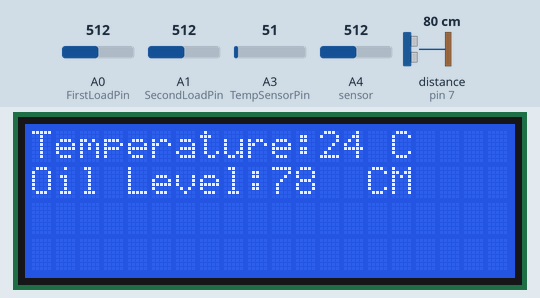
The sketch below on a simulated Arduino Uno, built with avr-gcc and run on an emulated ATmega328P. On the bench: 20×4 character LCD. Wiring (inferred from the names in the program): ultrasonic range finder: trigger pin 8; echo pin 7. Inputs (shaded band) come from the test bench; at power-on: A3 (TempSensorPin) = 51, A4 (sensor) = 512, A0 (FirstLoadPin) = 512, A1 (SecondLoadPin) = 512, distance to the obstacle (sensor on pin 7) 80 cm. The echo pulse lasts 58.3 µs per cm; the modem accepts every AT command (registered, SIM ready, sends succeed) and sends nothing else; what the sketch prints to the serial monitor is not drawn.

Above: at 1.8 s.
1.9 s: A3 (TempSensorPin) set to 145
At 4.0 s:
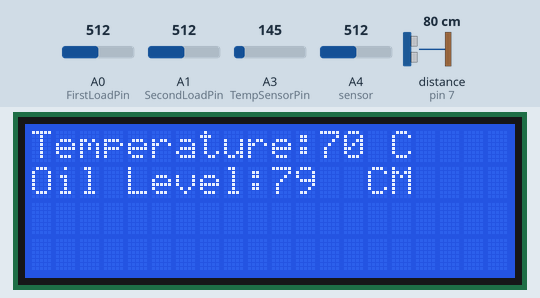
5.9 s: A3 (TempSensorPin) set to 169
At 8.91 s:
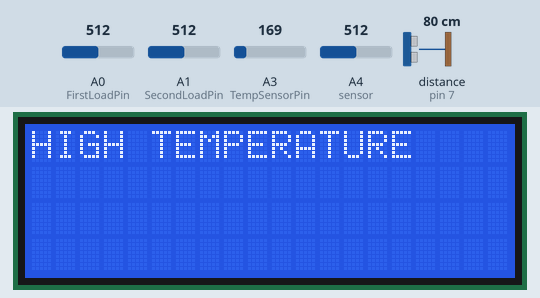
12.4 s: A4 (sensor) set to 580
At 13.4 s:
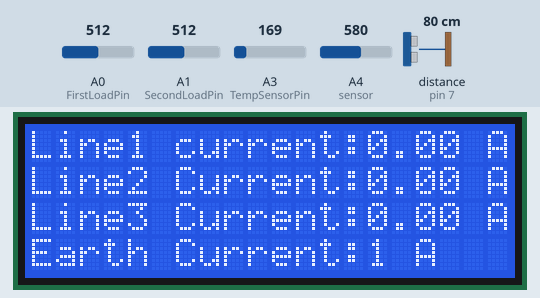
14.4 s: A4 (sensor) set to 599
At 17.73 s:
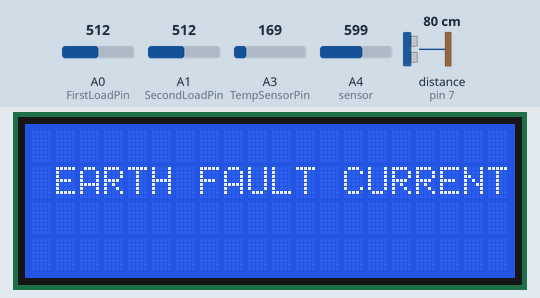
20.9 s: A0 (FirstLoadPin) set to 611
At 22.2 s:
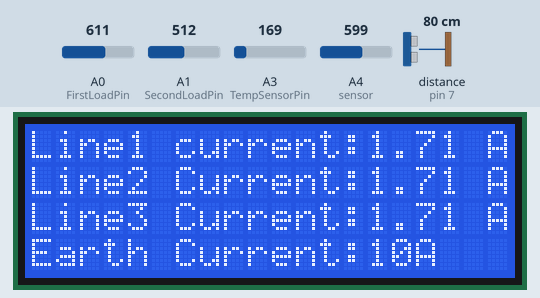
23.3 s: A0 (FirstLoadPin) set to 639
At 27.6 s:
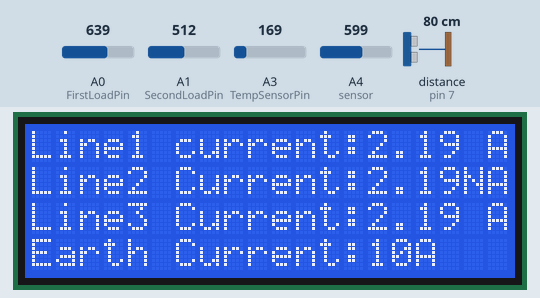

Measured:
- the behaviour switches between 155 and 156 on A3 (TempSensorPin) (found by bisection; images 1 and 2)
- the behaviour switches between 587 and 588 on A4 (sensor) (found by bisection; images 3 and 4)
- the behaviour switches between 627 and 628 on A0 (FirstLoadPin) (found by bisection; images 5 and 6)
- what the display in image 0 shows lasts 0.5 s, from 1.3 s to 1.8 s
- what the display in image 3 shows lasts 0.6 s, from 13.0 s to 13.6 s

The sketch:

GSM_three_phase_transformer_monitoring.ino
```cpp
#include <Wire.h>
#include <LiquidCrystal.h>
#include<SoftwareSerial.h>
LiquidCrystal lcd(12, 11, 5, 4, 3, 2);
SoftwareSerial SIM900(9, 10);

const int trigPin = 8; // Trigger Pin of Ultrasonic Sensor
const int echoPin = 7; // Echo Pin of Ultrasonic Sensor

long duration;
int OilLevel;
int delayTime = 500;

int EarthCurrent;
float SensorReadEarth;

int temp;
float TempSensorPin = A3;
float vout;

const int FirstLoadPin = A0;
const int SecondLoadPin= A1;
const int ThirdLoadPin= A2;
double Voltage = 0;
double VRMS = 0;

double FirstLoadCurrent = 0;
double SecondLoadCurrent = 0;
double ThirdLoadCurrent = 0;

float sensitivity = 0.185;
float LoadSensitivity = 100;

void setup() {
  // put your setup code here, to run once:
  pinMode(TempSensorPin,INPUT);
pinMode(trigPin, OUTPUT);
pinMode(echoPin, INPUT);
 Serial.begin(9600);
 SIM900.begin(9600);
 delay(100);
Serial.println(" REMOTE TRANSFORMER MONITORING");
lcd.begin(20,4);
lcd.print("PROJECT WORK");
lcd.setCursor(5,1);
lcd.print("REMOTE");
lcd.setCursor(4,2);
lcd.print("MONITORING");
lcd.setCursor(5,3);
lcd.print("TRANSFORMER");
delay (delayTime);
lcd.clear();
}
void loop() {

//temperature//
vout = analogRead(TempSensorPin);
vout = (vout * 500) / 1023;
temp = vout;

//load currents//
Voltage = getVPP();
VRMS = (Voltage/2.0) *0.707;  //root 2 is 0.707

FirstLoadCurrent = (VRMS * 1000)/LoadSensitivity;
SecondLoadCurrent = (VRMS * 1000)/LoadSensitivity;
ThirdLoadCurrent = (VRMS * 1000)/LoadSensitivity;


//EARTH CURRENT//
SensorReadEarth = analogRead(A4)*(5.0 / 1023.0);     //We read the sensor output
EarthCurrent = (SensorReadEarth-2.5)/sensitivity;                  //Calculate the current value for earth

// SENSING OIL LEVEL//
digitalWrite(trigPin, LOW);
delayMicroseconds(2);
digitalWrite(trigPin, HIGH);
delayMicroseconds(10);
digitalWrite(trigPin, LOW);
duration = pulseIn(echoPin, HIGH);
OilLevel = duration * 0.034 / 2;

//LCD PRINTING//
lcd.setCursor(0,0);
lcd.print("Line1 current:");
lcd.setCursor(14,0);
lcd.print(FirstLoadCurrent);
lcd.setCursor(19,0);
lcd.print("A");
lcd.setCursor(0,1);
lcd.print("Line2 Current:");
lcd.setCursor(14,1);
lcd.print(SecondLoadCurrent);
lcd.setCursor(19,1);
lcd.print("A");
lcd.setCursor(0,2);
lcd.print("Line3 Current:");
lcd.setCursor(14,2);
lcd.print(ThirdLoadCurrent);
lcd.setCursor(19,2);
lcd.print("A");
lcd.setCursor(0, 3);
lcd.print("Earth Current:");
lcd.setCursor(14, 3);
lcd.print(EarthCurrent,2);
lcd.setCursor(16, 3);
lcd.print("A");
delay(600);
lcd.clear();
lcd.setCursor(0,0);
lcd.print("Temperature:");
lcd.setCursor(12,0);
lcd.print(temp);
lcd.setCursor(15,0);
lcd.print("C");
lcd.setCursor(0,1);
lcd.print("Oil Level:");
lcd.setCursor(10,1);
lcd.print(OilLevel);
lcd.setCursor(14,1);
lcd.print("CM");
delay(500);
condition();
}
void sms()
{
SIM900.print("AT+CMGF=1\r");
SIM900.println("AT + CMGS = \"+xxxxxxxxxxxx\"");// recipient's mobile number
Serial.println("AT + CMGS = \"+xxxxxxxxxxxx\"");// recipient's mobile number
SIM900.println("HIGH TRANSFORMER TEMPERATURE"); // message to send
Serial.println("HIGH TRANSFORMER TEMPERATURE");
SIM900.println((char)26); // End AT command with a ^Z, ASCII code 26
Serial.println((char)26);
SIM900.println();
}
void sms1(){
SIM900.print("AT+CMGF=1\r");
SIM900.println("AT + CMGS = \"+xxxxxxxxxxxx\"");// recipient's mobile number
Serial.println("AT + CMGS = \"+xxxxxxxxxxxx\"");// recipient's mobile number
SIM900.println("OIL TANK FULL"); // message to send
Serial.println("OIL TANK FULL");
SIM900.println((char)26); // End AT command with a ^Z, ASCII code 26
Serial.println((char)26);
SIM900.println();
}
void sms2(){
SIM900.print("AT+CMGF=1\r");
SIM900.println("AT + CMGS = \"+xxxxxxxxxxxx\"");// recipient's mobile number
Serial.println("AT + CMGS = \"+xxxxxxxxxxxx\"");// recipient's mobile number
SIM900.println("LOW OIL LEVEL"); // message to send
Serial.println("LOW OIL LEVEL");
SIM900.println((char)26); // End AT command with a ^Z, ASCII code 26
Serial.println((char)26);
SIM900.println();
}
void sms3(){
SIM900.print("AT+CMGF=1\r");
SIM900.println("AT + CMGS = \"+xxxxxxxxxxxx\"");// recipient's mobile number
Serial.println("AT + CMGS = \"+xxxxxxxxxxxx\"");// recipient's mobile number
SIM900.println("EARTH FAULT CURRENT"); // message to send
Serial.println("EARTH FAULT CURRENT");
SIM900.println((char)26); // End AT command with a ^Z, ASCII code 26
Serial.println((char)26);
SIM900.println();
}
void sms4(){
SIM900.print("AT+CMGF=1\r");
SIM900.println("AT + CMGS = \"+xxxxxxxxxxxx\"");// recipient's mobile number
Serial.println("AT + CMGS = \"+xxxxxxxxxxxx\"");// recipient's mobile number
SIM900.println("LINE 1 OVERLOADED"); // message to send
Serial.println("LINE 1 OVERLOADED");
SIM900.println((char)26); // End AT command with a ^Z, ASCII code 26
Serial.println((char)26);
SIM900.println();
}
void sms5(){
SIM900.print("AT+CMGF=1\r");
SIM900.println("AT + CMGS = \"+xxxxxxxxxxxx\"");// recipient's mobile number
Serial.println("AT + CMGS = \"+xxxxxxxxxxxx\"");// recipient's mobile number
SIM900.println("LINE 2 OVERLOADED"); // message to send
Serial.println("LINE 2 OVERLOADED");
SIM900.println((char)26); // End AT command with a ^Z, ASCII code 26
Serial.println((char)26);
SIM900.println();
}
void sms6(){
SIM900.print("AT+CMGF=1\r");
SIM900.println("AT + CMGS = \"xxxxxxxxxxxx\"");// recipient's mobile number
Serial.println("AT + CMGS = \"xxxxxxxxxxxx\"");// recipient's mobile number
SIM900.println("LINE 3 OVERLOADED"); // message to send
Serial.println("LINE 3 OVERLOADED");
SIM900.println((char)26); // End AT command with a ^Z, ASCII code 26
Serial.println((char)26);
SIM900.println();
}
void condition()
{
  if (temp > 75)
{
lcd_tempPrint();
sms();
 delay(300);
  }
if (OilLevel > 800)
{
 lcd_oilLevelFULLPrint();
 sms1();
 delay(1000);
  }else if (OilLevel < 300)
{lcd_oilLevelLOWPrint();
 sms2();
 delay(300);
  }
if (EarthCurrent > 1 )
{
lcd_EarthCurrentPrint();
sms3();
delay (300);
  }

if (FirstLoadCurrent < 2)
  {
    lcd_FirstLoadCurrentPrint();
    sms4();
    delay(200);
    }
if (SecondLoadCurrent < 2)
  {
    lcd_SecondLoadCurrentPrint();
    sms5();
    delay(200);
    }
if (ThirdLoadCurrent < 2)
  {
    lcd_ThirdLoadCurrentPrint();
    sms6();
    delay(200);
    }
}
// LCD PRINTING//
void lcd_oilLevelFULLPrint()
{
lcd.clear();
lcd.setCursor(1,1);
lcd.clear();                                  //if condition temp for it to print.
lcd.print("OIL TANK FULL");

}
void lcd_oilLevelLOWPrint()
{
lcd.clear();
lcd.setCursor(0,2);
lcd.clear();                                  //if condition temp for it to print.
lcd.print("OIL LEVEL LOW");
}
void lcd_tempPrint()
{
lcd.clear();
lcd.setCursor(0,0);
lcd.clear();                                  //if condition temp for it to print.
lcd.print("HIGH TEMPERATURE");
}
void lcd_EarthCurrentPrint()
{
 lcd.clear();
 lcd.setCursor(1, 1);                         // if condition for it print earth current.
 lcd.print("EARTH FAULT CURRENT");
}
void lcd_FirstLoadCurrentPrint(){
 lcd.clear();
 lcd.setCursor(1, 1);                         // if condition for it print earth current.
 lcd.print("LINE 1 OVERLOADED");
  }
void lcd_SecondLoadCurrentPrint(){
 lcd.clear();
 lcd.setCursor(1, 1);                         // if condition for it print earth current.
 lcd.print("LINE 2 OVERLOADED");
  }
void lcd_ThirdLoadCurrentPrint(){
 lcd.clear();
 lcd.setCursor(1, 1);                         // if condition for it print earth current.
 lcd.print("LINE 3 OVERLOADED");
  }
float getVPP()
{
  float result;
  int FirstLoadValue;             //value read from the sensor
  int SecondLoadValue;
  int ThirdLoadValue;
  int maxValue = 0;          // store max value here
  int minValue = 1024;          // store min value here

   uint32_t start_time = millis();
   while((millis()-start_time) < 1000) //sample for 1 Sec
   {
       FirstLoadValue = analogRead(FirstLoadPin);
       SecondLoadValue=analogRead(SecondLoadPin);
       ThirdLoadValue=analogRead(SecondLoadPin);
       // see if you have a new maxValue
       if (FirstLoadValue > maxValue)
       {
           /*record the maximum sensor value*/
           maxValue = FirstLoadValue;
       }
       if (FirstLoadValue < minValue)
       {
           /*record the minimum sensor value*/
           minValue = FirstLoadValue;
       }
       if (SecondLoadValue > maxValue)
       {
           /*record the maximum sensor value*/
           maxValue = SecondLoadValue;
       }
       if (SecondLoadValue < minValue)
       {
           /*record the minimum sensor value*/
           minValue = SecondLoadValue;
        if (FirstLoadValue > maxValue)
       {
           /*record the maximum sensor value*/
           maxValue = FirstLoadValue;
       }
       if (FirstLoadValue < minValue)
       {
           /*record the minimum sensor value*/
           minValue = FirstLoadValue;
       }
   }
   // Subtract min from max
   result = ((maxValue - minValue) * 5.0)/1024.0;

   return result;}
 }
```
